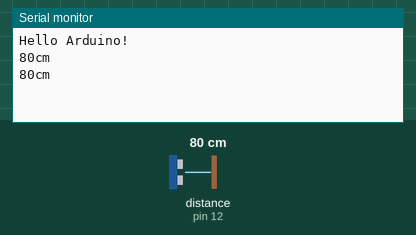
This sketch was run on a simulated Arduino Uno, built with avr-gcc and run on an emulated ATmega328P. Parts: the last lines printed to the serial monitor. The test bench sets the inputs (shaded band); at power-on: distance to the obstacle (sensor on pin 12) 80 cm. The echo pulse lasts 58.3 µs per cm.

Above: at 2.2 s.
2.3 s: distance to the obstacle (sensor on pin 12) set to 2 cm
At 3.6 s:
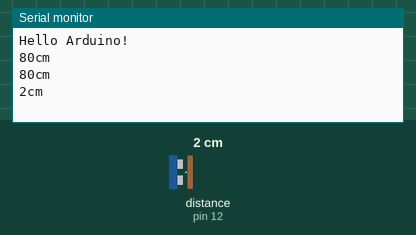
3.8 s: distance to the obstacle (sensor on pin 12) set to 4 cm
At 4.9 s:
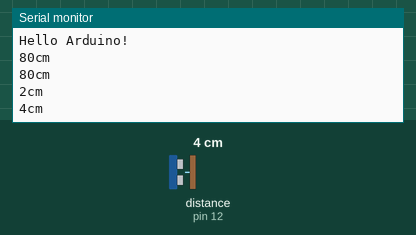
Timing chart, 0 to 6.8 s (numbered marks = the images above; inputs shaded):
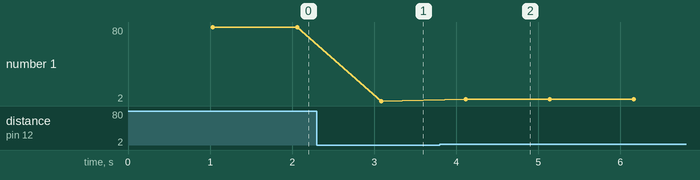

The sketch:

choonpa.ino
```cpp
#include "SR04.h"

#define TRIG_PIN 12
#define ECHO_PIN 11

SR04 sr04 = SR04(ECHO_PIN, TRIG_PIN);
long a;

void setup() {
  Serial.begin(9600);
  Serial.println( "Hello Arduino!" );

  delay(1000);

}

void loop() {
  a = sr04.Distance();
  Serial.print(a);
  Serial.println("cm");
  delay(1000);
}
```

Measured:
- after the input at 2.3 s, the serial monitor: prints a new line after 0.79 s (image 1)
- after the input at 3.8 s, the serial monitor: prints a new line after 0.31 s (image 2)
- plotted number 1: 80 → 2 after the input at 2.3 s, 2 → 4 after the input at 3.8 s
